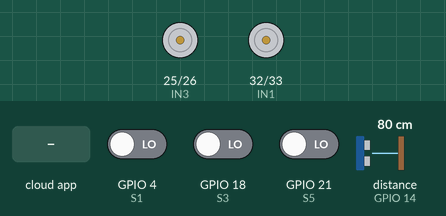
Bench run of a sketch on a simulated ESP32. Shown: motor-driver pin pairs drawn as motors (green arrow = first pin HIGH = forward, orange = second pin HIGH = backward, longer = more drive). Wiring (inferred from the names in the program): ultrasonic range finder: trigger GPIO 27; echo GPIO 14. The test bench sets the inputs (shaded band); at power-on: GPIO 18 (S3) LOW, GPIO 4 (S1) LOW, distance to the obstacle (sensor on GPIO 14) 80 cm, GPIO 21 (S5) LOW. The echo pulse lasts 58.3 µs per cm; WiFi joins after 1.5 s; servers stay silent unless stated; the Firebase database answers and starts empty; what the sketch prints to the serial monitor is not drawn.

Above: at 2.8 s.
2.9 s: the phone or cloud app sets data to w
At 4.5 s:
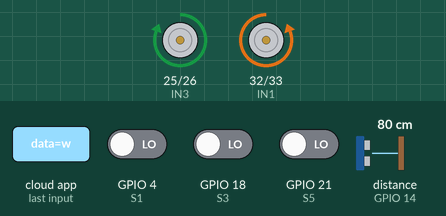
4.8 s: GPIO 18 (S3) driven HIGH
At 6.0 s:
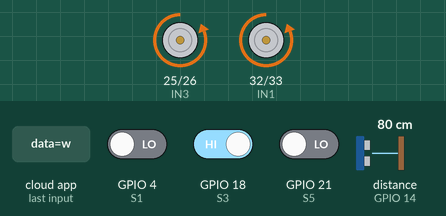
6.3 s: GPIO 4 (S1) driven HIGH
At 7.5 s:
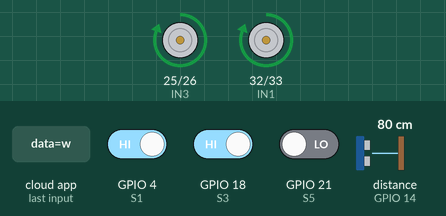
7.8 s: distance to the obstacle (sensor on GPIO 14) set to 23 cm
9.3 s: distance to the obstacle (sensor on GPIO 14) set to 19 cm
At 10.5 s:
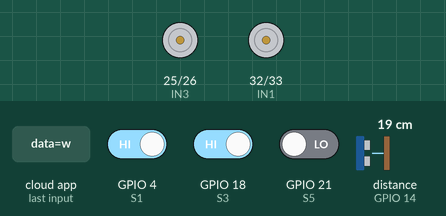
11.4 s: distance to the obstacle (sensor on GPIO 14) set to 35 cm
At 12.1 s:
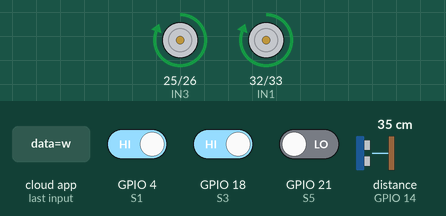
Timing chart, 0 to 14.0 s (numbered marks = the images above; inputs shaded):
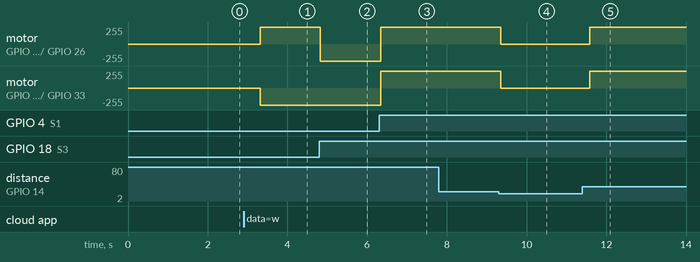

Measured:
- the behaviour switches between 21 and 20 cm on distance to the obstacle (sensor on GPIO 14) (found by bisection; images 3 and 4)
- after the input at 2.9 s, motor on GPIO 25 (IN3) / GPIO 26 (IN4): stopped → forward 255/255 after 0.42 s; motor on GPIO 32 (IN1) / GPIO 33 (IN2): stopped → backward 255/255 after 0.42 s
- after the input at 4.8 s, motor on GPIO 25 (IN3) / GPIO 26 (IN4): forward 255/255 → backward 255/255 at once
- after the input at 6.3 s, motor on GPIO 25 (IN3) / GPIO 26 (IN4), motor on GPIO 32 (IN1) / GPIO 33 (IN2): backward 255/255 → forward 255/255 at once
- after the input at 7.8 s, every drawn part: stays the same
- after the input at 9.3 s, motor on GPIO 25 (IN3) / GPIO 26 (IN4), motor on GPIO 32 (IN1) / GPIO 33 (IN2): forward 255/255 → stopped after 0.05 s
- after the input at 11.4 s, motor on GPIO 25 (IN3) / GPIO 26 (IN4), motor on GPIO 32 (IN1) / GPIO 33 (IN2): stopped → forward 255/255 after 0.18 s

The sketch:

FINAL_CODE.ino
```cpp
#include <WiFi.h>
#include <Firebase_ESP_Client.h>

// Provide the token generation process info.
#include <addons/TokenHelper.h>
// Provide the RTDB payload printing info.
#include <addons/RTDBHelper.h>

/* ================= WIFI CREDENTIALS ================= */
#define WIFI_SSID "Subash's OnePlus Nord 3 5G"
#define WIFI_PASSWORD "123456780"

/* ================= FIREBASE CREDENTIALS ================= */
#define API_KEY "AIzaSyDUnszYKw5mY-EFOVMYK2W1gLcVQmhw-RM"
#define DATABASE_URL "https://par-optima-default-rtdb.asia-southeast1.firebasedatabase.app/"

/* ================= MOTOR PINS ================= */
#define IN1 32
#define IN2 33
#define IN3 25
#define IN4 26

/* ================= IR SENSOR PINS ================= */
#define S1 4
#define S3 18
#define S5 21

/* ================= ULTRASONIC PINS ================= */
#define TRIG_PIN 27
#define ECHO_PIN 14
#define DISTANCE_THRESHOLD 20 // Distance in cm

// Firebase Objects
FirebaseData fbdo;
FirebaseAuth auth;
FirebaseConfig config;

// Global Variables
String currentCmd = "x";
unsigned long lastFirebaseCheck = 0;
const unsigned long checkInterval = 500;

// Sequence Logic
int stopCount = 0;
bool isPaused = true;
const int rotateTime = 450;
const int forwardLong = 800;

/* ================= SETUP ================= */
void setup() {
  Serial.begin(115200);

  // Motor Pins
  pinMode(IN1, OUTPUT); pinMode(IN2, OUTPUT);
  pinMode(IN3, OUTPUT); pinMode(IN4, OUTPUT);

  // IR Pins
  pinMode(S1, INPUT); pinMode(S3, INPUT); pinMode(S5, INPUT);

  // Ultrasonic Pins
  pinMode(TRIG_PIN, OUTPUT);
  pinMode(ECHO_PIN, INPUT);

  stopRobot();

  WiFi.begin(WIFI_SSID, WIFI_PASSWORD);
  while (WiFi.status() != WL_CONNECTED) {
    delay(300);
    Serial.print(".");
  }
  Serial.println("\nWiFi Connected");

  config.api_key = API_KEY;
  config.database_url = DATABASE_URL;

  if (Firebase.signUp(&config, &auth, "", "")) {
    Serial.println("Firebase Signed Up");
  }

  config.token_status_callback = tokenStatusCallback;
  Firebase.begin(&config, &auth);
  Firebase.reconnectWiFi(true);

  if (Firebase.ready()) {
    Firebase.RTDB.setString(&fbdo, "/cmd/data", "x");
  }
}

/* ================= OBSTACLE DETECTION LOGIC ================= */
long getDistance() {
  digitalWrite(TRIG_PIN, LOW);
  delayMicroseconds(2);
  digitalWrite(TRIG_PIN, HIGH);
  delayMicroseconds(10);
  digitalWrite(TRIG_PIN, LOW);

  long duration = pulseIn(ECHO_PIN, HIGH, 30000); // 30ms timeout
  long distance = duration * 0.034 / 2;

  if (distance == 0) return 999; // If no pulse, assume path is clear
  return distance;
}

bool isObstacleDetected() {
  long dist = getDistance();
  if (dist < DISTANCE_THRESHOLD) {
    return true;
  }
  return false;
}

/* ================= LOOP ================= */
void loop() {
  // Check Firebase
  if (Firebase.ready() && (millis() - lastFirebaseCheck > checkInterval)) {
    lastFirebaseCheck = millis();
    if (Firebase.RTDB.getString(&fbdo, "/cmd/data")) {
      String newCmd = fbdo.stringData();

      if (newCmd == "w" && stopCount == 0) {
        isPaused = false;
        currentCmd = "w";
      }
      else if (newCmd == "a" && stopCount == 1) {
        handleFirstStopAction();
        isPaused = false;
        currentCmd = "w";
      }
      else if (newCmd == "s" && stopCount == 2) {
        handleSecondStopAction();
        isPaused = false;
        currentCmd = "w";
      }
      else if (newCmd == "x") {
        isPaused = true;
        currentCmd = "x";
      }
    }
  }

  // GLOBAL OBSTACLE CHECK
  if (isObstacleDetected()) {
    stopRobot();
    Serial.println("OBSTACLE DETECTED! Stopping...");
    delay(100); // Small pause
  }
  else {
    // Normal Operation
    if (!isPaused && currentCmd == "w") {
      followLine();
    } else {
      stopRobot();
    }
  }
}

/* ================= SEQUENCE ACTIONS ================= */

// Helper to delay while checking for obstacles
void obstacleSafeDelay(int ms, void (*moveFunc)()) {
  unsigned long start = millis();
  while (millis() - start < ms) {
    if (isObstacleDetected()) {
      stopRobot();
      while (isObstacleDetected()) {
        delay(100); // Wait until obstacle is removed
      }
      moveFunc(); // Restart the movement after obstacle is gone
    }
    delay(10);
  }
}

void handleFirstStopAction() {
  Serial.println("Action A: Turning Left...");
  turnLeft();
  obstacleSafeDelay(rotateTime, turnLeft);

  moveForward();
  obstacleSafeDelay(forwardLong, moveForward);
}

void handleSecondStopAction() {
  Serial.println("Action S: Turning Right...");
  turnRight();
  obstacleSafeDelay(rotateTime, turnRight);

  moveForward();
  obstacleSafeDelay(forwardLong, moveForward);
}

/* ================= LINE FOLLOW LOGIC ================= */
void followLine() {
  int s1 = digitalRead(S1);
  int s3 = digitalRead(S3);
  int s5 = digitalRead(S5);

  if (s3 == LOW) {
    moveForward();
  }
  else if (s1 == LOW) {
    turnLeft();
  }
  else if (s5 == LOW) {
    turnRight();
  }
  else if (s1 == HIGH && s3 == HIGH && s5 == HIGH) {
    Serial.println("Line Lost! Stopping...");
    stopRobot();
    isPaused = true;
    stopCount++;

    if (Firebase.ready()) {
      Firebase.RTDB.setString(&fbdo, "/cmd/data", "x");
    }
  }
}

/* ================= MOTOR CONTROL ================= */
void moveForward() {
  digitalWrite(IN1, LOW);
  digitalWrite(IN2, HIGH);
  digitalWrite(IN3, HIGH);
  digitalWrite(IN4, LOW);
}

void turnRight() {
  digitalWrite(IN1, HIGH);
  digitalWrite(IN2, LOW);
  digitalWrite(IN3, HIGH);
  digitalWrite(IN4, LOW);
}

void turnLeft() {
  digitalWrite(IN1, LOW);
  digitalWrite(IN2, HIGH);
  digitalWrite(IN3, LOW);
  digitalWrite(IN4, HIGH);
}

void stopRobot() {
  digitalWrite(IN1, LOW);
  digitalWrite(IN2, LOW);
  digitalWrite(IN3, LOW);
  digitalWrite(IN4, LOW);
}
```
